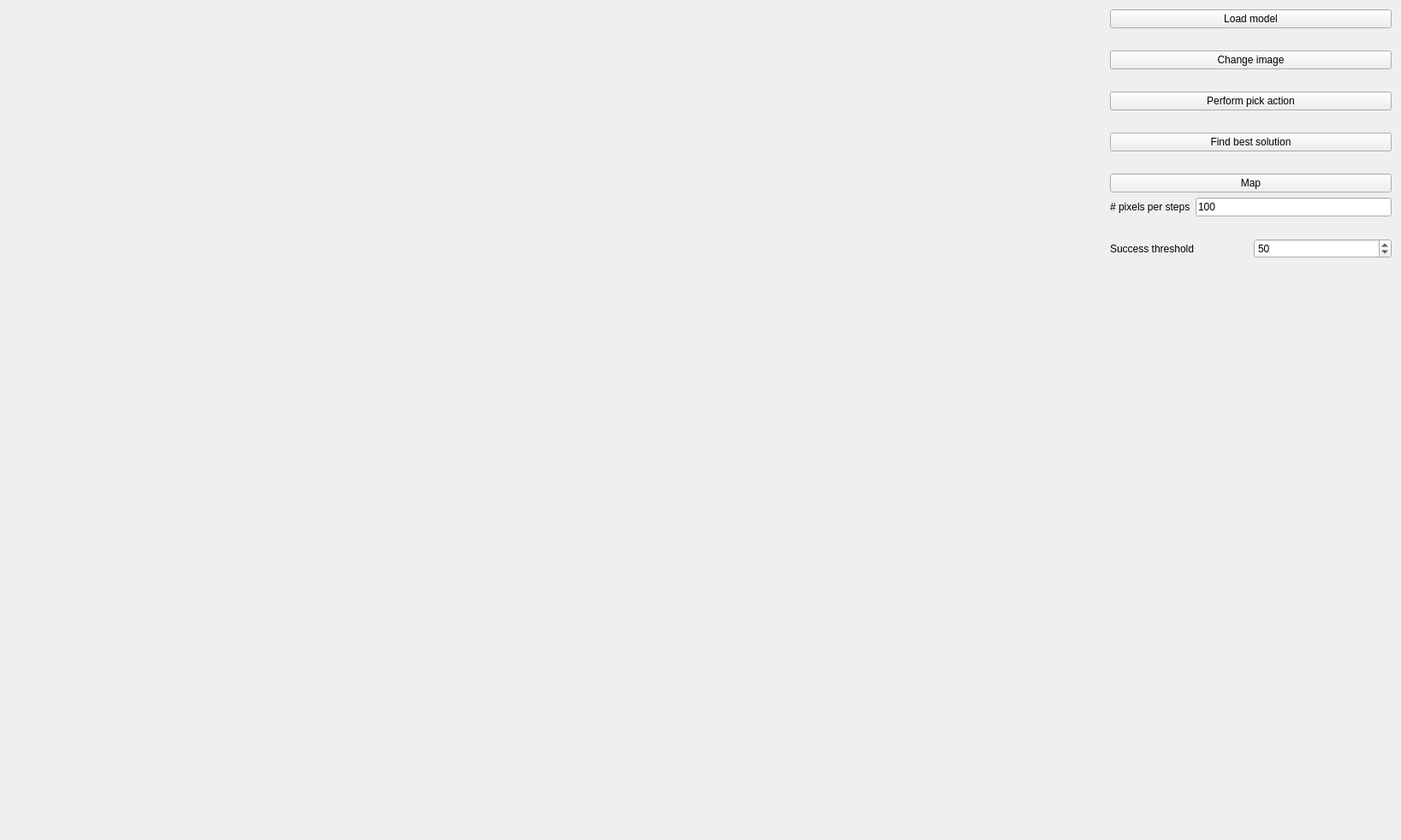
<?xml version="1.0" encoding="UTF-8"?>
<ui version="4.0">
 <class>Form</class>
 <widget class="QWidget" name="Form">
  <property name="geometry">
   <rect>
    <x>0</x>
    <y>0</y>
    <width>1637</width>
    <height>978</height>
   </rect>
  </property>
  <property name="windowTitle">
   <string>Form</string>
  </property>
  <layout class="QHBoxLayout" name="horizontalLayout">
   <item>
    <widget class="Canvas" name="canvas" native="true">
     <property name="minimumSize">
      <size>
       <width>1280</width>
       <height>960</height>
      </size>
     </property>
    </widget>
   </item>
   <item>
    <layout class="QVBoxLayout" name="verticalLayout">
     <item>
      <widget class="QPushButton" name="btn_load_model">
       <property name="text">
        <string>Load model</string>
       </property>
      </widget>
     </item>
     <item>
      <widget class="QLabel" name="lbl_model_name">
       <property name="text">
        <string/>
       </property>
      </widget>
     </item>
     <item>
      <widget class="QPushButton" name="btn_change_image">
       <property name="text">
        <string>Change image</string>
       </property>
      </widget>
     </item>
     <item>
      <widget class="QLabel" name="lbl_image_name">
       <property name="text">
        <string/>
       </property>
      </widget>
     </item>
     <item>
      <widget class="QPushButton" name="btn_pick">
       <property name="text">
        <string>Perform pick action</string>
       </property>
      </widget>
     </item>
     <item>
      <widget class="QLabel" name="lbl_result">
       <property name="text">
        <string/>
       </property>
      </widget>
     </item>
     <item>
      <widget class="QPushButton" name="btn_find_best">
       <property name="text">
        <string>Find best solution</string>
       </property>
      </widget>
     </item>
     <item>
      <widget class="QLabel" name="lbl_find_best">
       <property name="text">
        <string/>
       </property>
      </widget>
     </item>
     <item>
      <widget class="QPushButton" name="btn_map">
       <property name="text">
        <string>Map</string>
       </property>
      </widget>
     </item>
     <item>
      <layout class="QHBoxLayout" name="horizontalLayout_2">
       <item>
        <widget class="QLabel" name="label">
         <property name="text">
          <string># pixels per steps</string>
         </property>
        </widget>
       </item>
       <item>
        <widget class="QLineEdit" name="edt_nb_pixels_per_step">
         <property name="text">
          <string>100</string>
         </property>
        </widget>
       </item>
      </layout>
     </item>
     <item>
      <widget class="QLabel" name="lbl_result_map">
       <property name="text">
        <string/>
       </property>
      </widget>
     </item>
     <item>
      <layout class="QHBoxLayout" name="horizontalLayout_3">
       <item>
        <widget class="QLabel" name="label_2">
         <property name="text">
          <string>Success threshold</string>
         </property>
        </widget>
       </item>
       <item>
        <widget class="QSpinBox" name="sb_threshold">
         <property name="value">
          <number>50</number>
         </property>
        </widget>
       </item>
      </layout>
     </item>
     <item>
      <spacer name="verticalSpacer">
       <property name="orientation">
        <enum>Qt::Vertical</enum>
       </property>
       <property name="sizeHint" stdset="0">
        <size>
         <width>20</width>
         <height>40</height>
        </size>
       </property>
      </spacer>
     </item>
    </layout>
   </item>
  </layout>
 </widget>
 <customwidgets>
  <customwidget>
   <class>Canvas</class>
   <extends>QWidget</extends>
   <header>canvas.h</header>
   <container>1</container>
  </customwidget>
 </customwidgets>
 <resources/>
 <connections/>
</ui>
